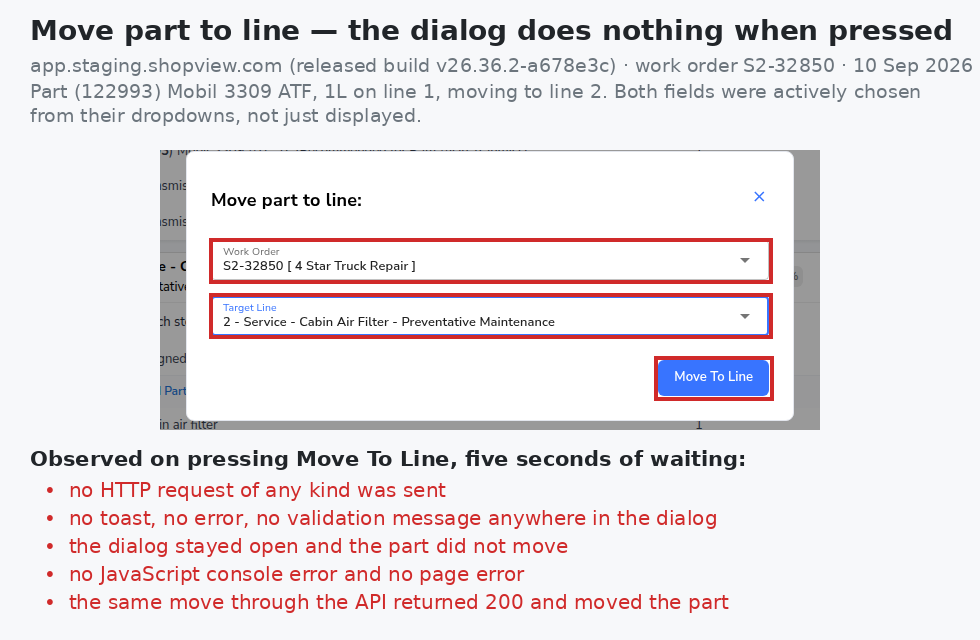
#> input picture build/move-part-to-line-2026-09-10/ev/EX1-move-to-line-does-nothing.png, 980 x 640 px, given in place of PB-prod-lines.png, which was not available
$ python exhibit.py
#> lines starting #> are read from the running program, lines starting #| are printed output that depends on the picture
# usage: python3.12 exhibit.py -> builds the SV-12048 Jira exhibits in ../ev/
from PIL import Image, ImageDraw, ImageFont
F=lambda n,b=False: ImageFont.truetype('/usr/share/fonts/truetype/dejavu/DejaVuSans%s.ttf'%('-Bold' if b else ''),n)
RED=(204,0,0); GRN=(0,140,60); ORG=(220,110,0); GRY=(70,70,70); EV='../ev/'
def panel(path,crop,boxes,title,tcol,sub,s=2):
#> called with path = 'PB-prod-lines.png', crop = (360, 170, 1160, 580), title = 'BEFORE - PRODUCTION: work order S2-1931', tcol = (204, 0, 0), s = 2
    im=Image.open(EV+path).convert('RGB'); x0,y0,x1,y1=crop; c=im.crop((x0*s,y0*s,x1*s,y1*s))
#> in panel, im is the input picture: PIL image 980x640 RGB; mean R, G, B 236.1, 231.6, 234.3
#> after `c = im.crop((x0 * s, y0 * s, x1 * s, y1 * s))`:
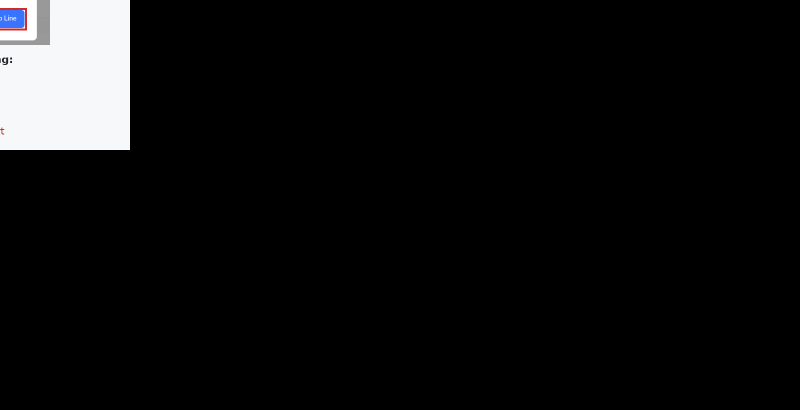
#> c: PIL image 1600x820 RGB (shown at 1/2 size); mean R, G, B 14.2, 14.3, 14.5
    if s==1: c=c.resize((c.width*2,c.height*2),Image.LANCZOS)
    k=2; d=ImageDraw.Draw(c)
    for (bx0,by0,bx1,by1),col,lab,below in boxes:
        r=((bx0-x0)*k,(by0-y0)*k,(bx1-x0)*k,(by1-y0)*k); d.rectangle(r,outline=col,width=6)
        if lab:
            f=F(26,True); w=d.textlength(lab,font=f); tx=(c.width-w-24) if below==2 else max(4,min(r[0],c.width-w-20)); ty=r[3]+10 if below==1 else r[1]-48
            d.rectangle((tx-6,ty-4,tx+w+8,ty+36),fill=(255,255,255),outline=col,width=3); d.text((tx,ty),lab,font=f,fill=col)
#> this loop made 3 passes
#> (w, tx) on pass 3: (444, 1136)
    head=Image.new('RGB',(c.width,110),(255,255,255)); hd=ImageDraw.Draw(head); hd.text((20,12),title,font=F(32,True),fill=tcol); hd.text((20,62),sub,font=F(24),fill=GRY)
#> after `head = Image.new('RGB', (c.width, 110), (255, 255, 255))`: head: PIL image 1600x110 RGB; every value is 255
    o=Image.new('RGB',(c.width,c.height+110),(255,255,255)); o.paste(head,(0,0)); o.paste(c,(0,110)); return o
#> after `o = Image.new('RGB', (c.width, c.height + 110), (255, 255, 255))`: o: PIL image 1600x930 RGB; every value is 255
#> call 2 of panel, with path = 'PB-prod-final-0.png', crop = (940, 130, 1390, 640), title = 'BEFORE - PRODUCTION: its shift', tcol = (204, 0, 0), sub = 'Schedule > Fri 6 Nov > block', s = 2
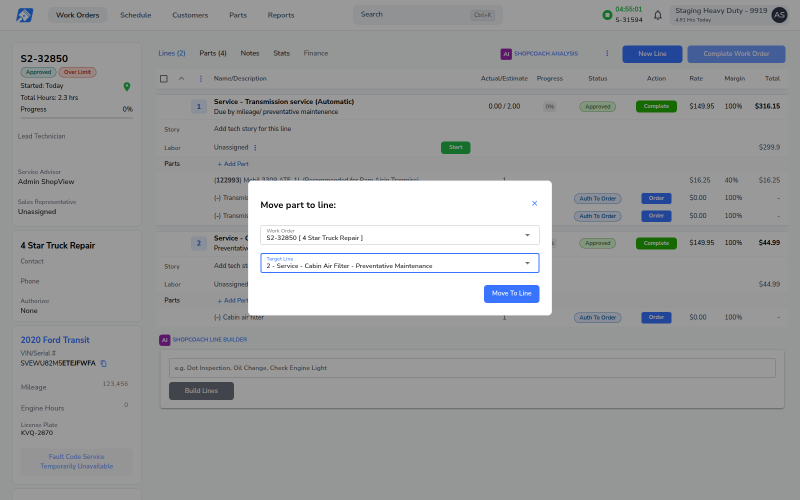
#> input picture build/move-part-to-line-2026-09-10/ev/mv3-filled.png, 1600 x 1000 px, given in place of PB-prod-final-0.png, which was not available (shown at 1/2 size)
#> in panel, im is the input picture: PIL image 1600x1000 RGB; mean R, G, B 157, 158.3, 159.6
#> in panel (call 2), `x0, y0, x1, y1 = crop`: x0 = 940; y0 = 130; x1 = 1390; y1 = 640
#> in panel (call 2), `c = im.crop((x0 * s, y0 * s, x1 * s, y1 * s))`: c: PIL image 900x1020 RGB; every value is 0
#> the loop in panel (call 2), `for (bx0,by0,bx1,by1),col,lab,below in boxes:` made 1 pass
#> (bx0, by0, bx1, by1, col, lab, below, r) on pass 1: (1085, 486, 1374, 517, (204, 0, 0), 'Shift still shows 2 lines', 2, (290, 712, 868, 774))
#> in panel (call 2), `head = Image.new('RGB', (c.width, 110), (255, 255, 255))`: head: PIL image 900x110 RGB; every value is 255
#> in panel (call 2), `o = Image.new('RGB', (c.width, c.height + 110), (255, 255, 255))`: o: PIL image 900x1130 RGB; every value is 255
#> in panel (call 2), `o.paste(c, (0, 110))`:
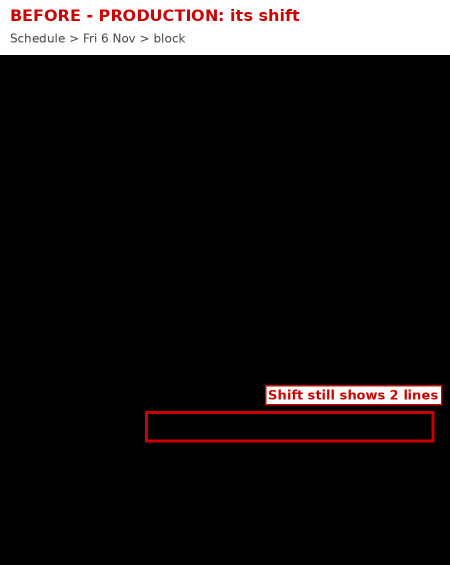
#> o: PIL image 900x1130 RGB (shown at 1/2 size); mean R, G, B 29.2, 25.5, 25.5
#> call 3 of panel, with path = 'B-final-0.png', crop = (605, 115, 1050, 650), tcol = (0, 140, 60), s = 2
#> in panel (call 3), `x0, y0, x1, y1 = crop`: x0 = 605; y0 = 115; x1 = 1050; y1 = 650
#> in panel (call 3), `c = im.crop((x0 * s, y0 * s, x1 * s, y1 * s))`:
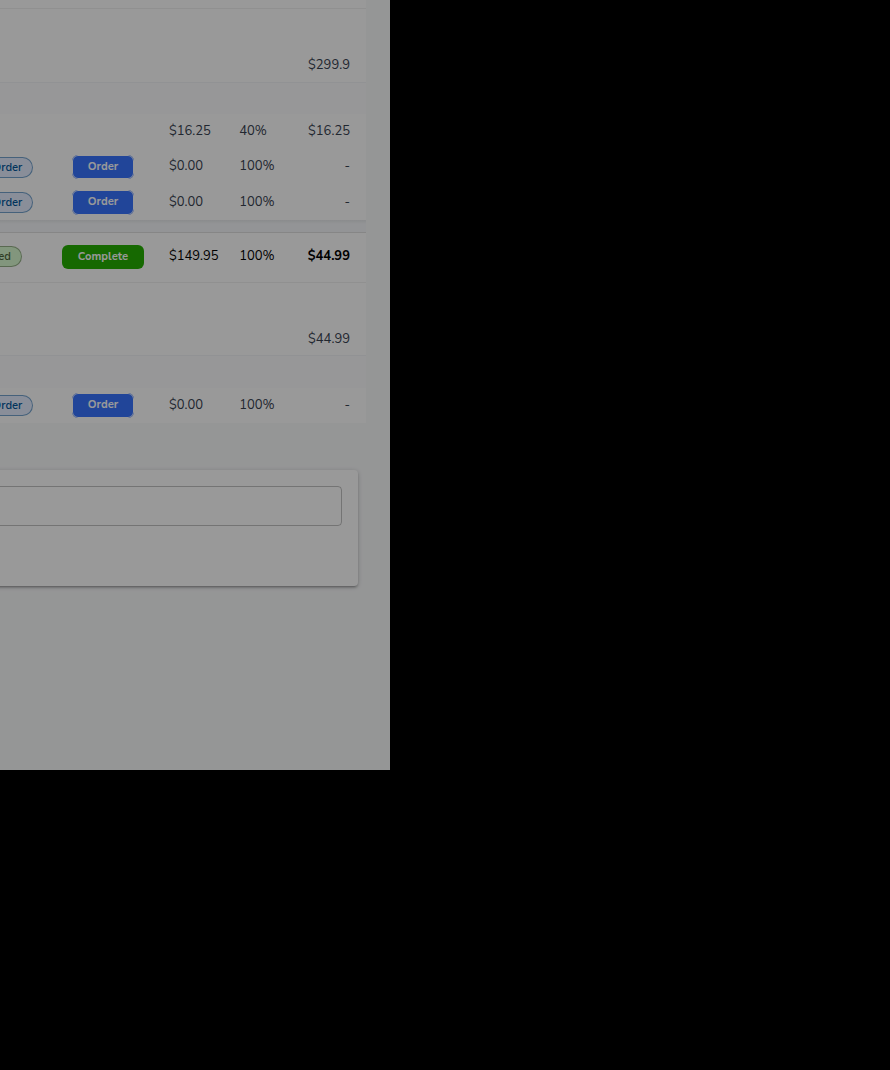
#> c: PIL image 890x1070 RGB; mean R, G, B 46.6, 47.1, 47.3
#> the loop in panel (call 3), `for (bx0,by0,bx1,by1),col,lab,below in boxes:` made 2 passes
#> (bx0, by0, bx1, by1, col, lab, below, r) on pass 1: (748, 389, 1037, 420, (0, 140, 60), '4 lines: 2 booked + 2 approved later', 2, (286, 548, 864, 610))
#> (bx0, by0, bx1, by1, col, lab, below, r) on pass 2: (623, 424, 1033, 640, (0, 140, 60), '', 0, (36, 618, 856, 1050))
#> in panel (call 3), `head = Image.new('RGB', (c.width, 110), (255, 255, 255))`: head: PIL image 890x110 RGB; every value is 255
#> in panel (call 3), `o = Image.new('RGB', (c.width, c.height + 110), (255, 255, 255))`: o: PIL image 890x1180 RGB; every value is 255
#> in panel (call 3), `o.paste(c, (0, 110))`:
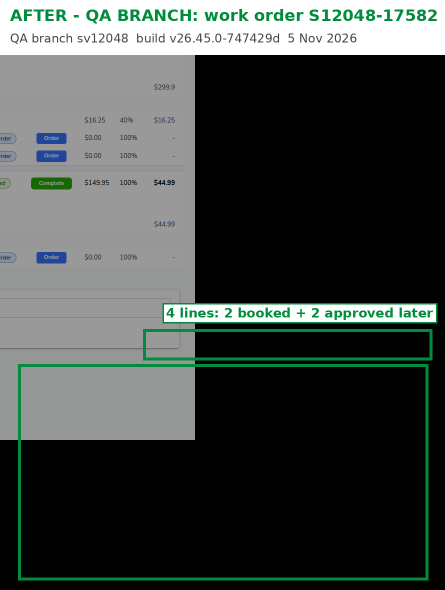
#> o: PIL image 890x1180 RGB (shown at 1/2 size); mean R, G, B 66.1, 71.6, 68.9
def row(panels,caption,fn):
#> called with fn = 'before-after-shift-lines.png'
    W=sum(p.width for p in panels)+30*(len(panels)+1); H=max(p.height for p in panels)+60+44*len(caption); o=Image.new('RGB',(W,H),(240,240,240)); x=30
#> after `W = sum((p.width for p in panels)) + 30 * (len(panels) + 1)`: W = 3510
#> after `H = max((p.height for p in panels)) + 60 + 44 * len(caption)`: H = 1328
#> after `o = Image.new('RGB', (W, H), (240, 240, 240))`: o: PIL image 3510x1328 RGB; every value is 240
    for p in panels: o.paste(p,(x,30)); x+=p.width+30
#> this loop made 3 passes
#> x on passes 1 to 3: 1660, 2590, 3510
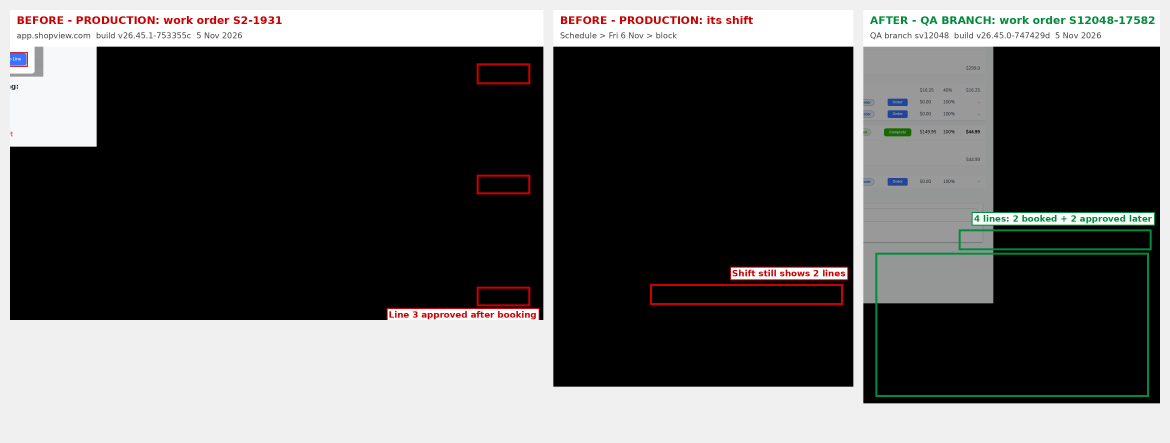
#> o: PIL image 3510x1328 RGB (shown at 1/3 size); mean R, G, B 92.8, 92.4, 91.8
#> after the loop, x = 3510
    y=max(p.height for p in panels)+45; d=ImageDraw.Draw(o)
#> after `y = max((p.height for p in panels)) + 45`: y = 1225
    for t in caption: d.text((30,y),t,font=F(28),fill=GRY); y+=44
#> this loop made 2 passes
#> y on passes 1 to 2: 1269, 1313
#> after the loop, y = 1313
    o.save(EV+fn); print(fn,o.size)
#> after `o.save(EV + fn)`:
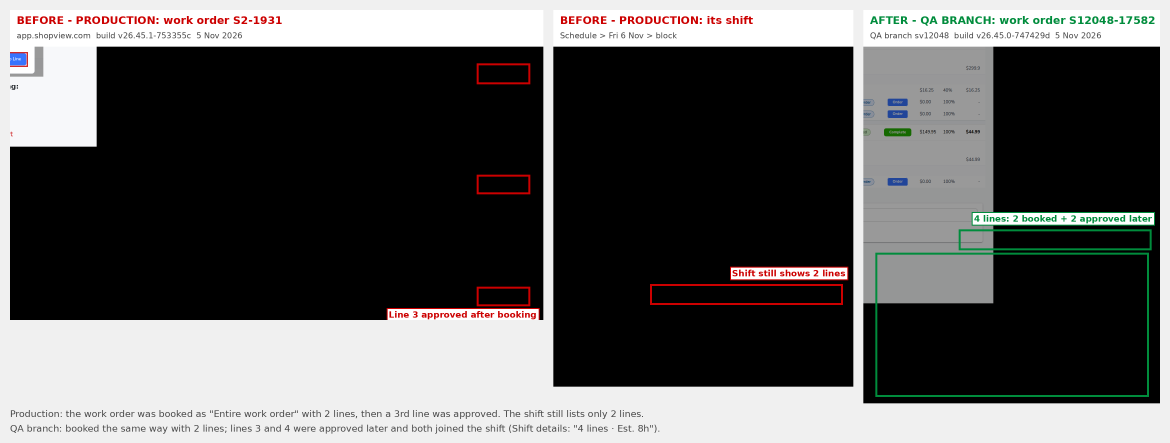
#> saved as before-after-shift-lines.png: PIL image 3510x1328 RGB (shown at 1/3 size); mean R, G, B 92.1, 91.7, 91.1
#| before-after-shift-lines.png (3510, 1328)
PROD='app.shopview.com  build v26.45.1-753355c  5 Nov 2026'; BR='QA branch sv12048  build v26.45.0-747429d  5 Nov 2026'
# 1 before/after
row([panel('PB-prod-lines.png',(360,170,1160,580),[((1060,195,1140,226),RED,'',0),((1060,362,1140,391),RED,'',0),((1060,530,1140,559),RED,'Line 3 approved after booking',1)],'BEFORE - PRODUCTION: work order S2-1931',RED,PROD),
     panel('PB-prod-final-0.png',(940,130,1390,640),[((1085,486,1374,517),RED,'Shift still shows 2 lines',2)],'BEFORE - PRODUCTION: its shift',RED,'Schedule > Fri 6 Nov > block'),
     panel('B-final-0.png',(605,115,1050,650),[((748,389,1037,420),GRN,'4 lines: 2 booked + 2 approved later',2),((623,424,1033,640),GRN,'',0)],'AFTER - QA BRANCH: work order S12048-17582',GRN,BR)],
    ['Production: the work order was booked as "Entire work order" with 2 lines, then a 3rd line was approved. The shift still lists only 2 lines.',
     'QA branch: booked the same way with 2 lines; lines 3 and 4 were approved later and both joined the shift (Shift details: "4 lines · Est. 8h").'],'before-after-shift-lines.png')
# 2 A from the Schedule cell
row([panel('A-newwo-dialog.png',(480,280,1120,620),[((980,538,1075,575),GRN,'Save',0)],'1. Empty spot on a lane > New Work Order',GRN,BR,s=1),
     panel('A1-nolines-1.png',(682,238,1136,664),[((700,465,1115,517),GRN,'0 lines right after Save',1)],'2. Block opened: no lines yet',GRN,'S12048-17601, Marissa Armstrong, Fri 6 Nov',s=1),
     panel('L1-final-1.png',(683,115,1130,650),[((828,389,1117,420),GRN,'Lines approved later joined',2),((703,424,1113,640),GRN,'',0)],'3. After approving lines on the Lines tab',GRN,'2 approved one by one, 2 with "Approve (2)"')],
    ['A work order created from the Schedule cell starts with no lines on its shift. Every line approved afterwards joins it, including 2 approved together with the bulk "Approve (2)" button.'],'branch-new-wo-from-schedule.png')
#> (the run stopped early here; a loop or call above may not have finished)
